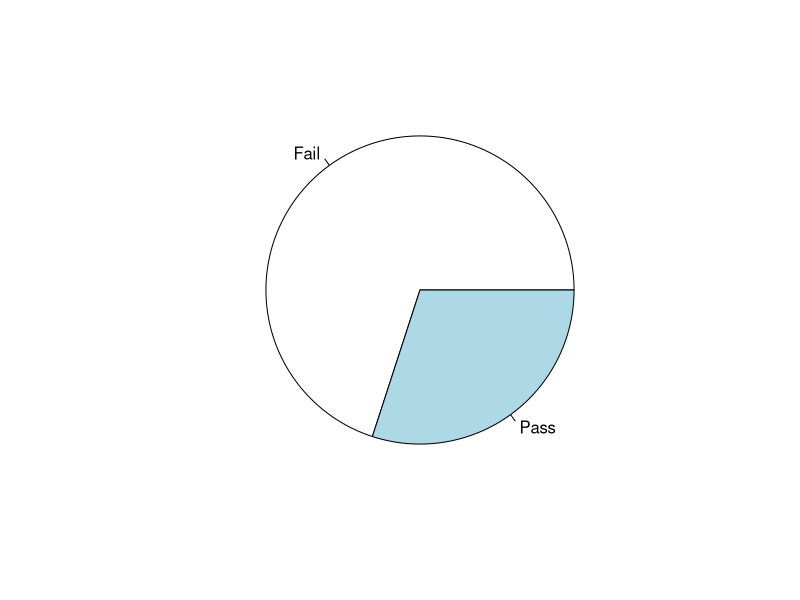

Here is the R script that generated this plot: (Note: this script raises an error after producing the figure.)
# Practise
#create random 10 dates between 01 and 30
#month - jan 
#with random years 1990 and 1994
# save in date of birth column
set.seed(1234)
(day = round(runif(10, 1, 30),0)) 
(month = 'Jan')
(year = sample(x=1990:2000,10,replace=T))  
(dob1= paste(year,month,day,sep='-'))
(dob = as.Date(dob1,'%Y-%b-%d'))
class(dob)  
#vector of student1 to student2 and give sname
(sname = paste('student',1:10, sep=''))
(marks = ceiling(runif(10,50,100)))
#put student1 to student5 to Dept1, rest in Dept2
(dept = rep(c('dept1','dept2'),each=5))
#Every alternate student gender as M or F
(gender = rep(c('M','F'),5))
(df1=data.frame(sname, dept, gender, dob,marks))

#calculate age column as on date; round of the age
(df1$agedays =  Sys.Date() - df1$dob)
(df1$age = round(as.numeric(df1$agedays)/365,0))
#create a column specify Grades A to C as follows
#A  > 80, B : 60-79 and C < 60

df1$grade = ifelse(df1$marks >= 80, 'Pass', 'Fail')
df1
#aggregate data 
aggregate(df1$age, by=list(dept, gender), mean)
#draw a pie graph for grades
pie(table(df1$grade))
#plot age vs marks 
plot(x=age , y=marks, data=df1)
#draw fit line for the plot above
abline(lm(marks ~ age, data=df1))
df1

#Array -------
# Two states hold elections gujrat, hp
# They have 3 parties - bjp, congress, aap
# Each state has 5 districts
# put values between 2 to 5 to each district of state for each party
# on random basis. use set.seed(1234)
(x=round(runif(2*3*5,2,5)))
(elections = array(x, dim=c(5,3,2)))
(state = c('gujrat','hp'))
(party = c('bjp','congress', 'aap'))
(district = paste('D',1:5,sep=''))
(dimnames(elections)= list(district, party, state))
elections

#summarise the elections
#statewise
apply(elections,3, sum)
#partywise
apply(elections,2, sum)
#state and partywise
(t1 = apply(elections,c(2,3), sum))
addmargins(t1,c(1,2),FUN=list(mean, list(sd,sum)))
#prop in each state
prop.table(t1,2)


# Built in Data Set
data("iris")
str(iris)           
dim(iris)
df2 = iris
#introduce NA values at (R,C) - (1,2), (2,4),(2,3),(1,5)
#select 4 random locations between 50 & 100 in Coln 2 using
#sample command and put NA missing values
ml = sample(50:100,4,replace=F) 
df2[ml,2] = NA
#list out the column 1 & 3 of complete cases
colSums(is.na(df2[1:4]))

sum(complete.cases(df2))
sum(!complete.cases(df2))

df2[complete.cases(df2),][c(1:5),c(1,3)]
#replace missing values in column 2 with mean of column1
df2[is.na(df2[2]),2]
mean(df2$Sepal.Length)
df2[is.na(df2[2]),2] = mean(df2$Sepal.Length)
#check if values have been changed
colSums(is.na(df2[1:4]))


#use data set mtcars 
#Find properties of dataset : structure, dimensions
#
data(mtcars)
str(mtcars)
dim(mtcars)
#plot mpg vs wt 
plot(mpg ~ wt, data=mtcars)
#draw abline for above graph
abline(lm(mpg ~ wt, data=mtcars))
#draw histogram of mpg with default settings
hist(mtcars$mpg)
#list out variables names of mtcars
names(mtcars)
#copy mtcars into another data frame df3 and use this for further calc
df3=mtcars
#convert am to factors
df3$am =factor(df3$am)
#aggregate DF by am with mean values of cols 1 to 5
aggregate(df3[1:5], by=list(df3$am), mean)
#list Df rows 25 to 30, and colns 5:8
df3[25:30,5:8]
#list DF with am=0 & cyl=4
df3[df3$am==0 & df3$cyl==4,1:4]
#List the DF in order cyl (increasing) & mpg(decreasing) - only 1st 2 column
df3[order(df3$cyl, -df3$mpg),1:2]


#Eg1: Freq Distribution #faithful - durations
duration = faithful$eruptions
range(duration)
#1.6 5.1
breaks = seq(1.5, 5.5, by=0.5)
breaks
duration.cut = cut(duration, breaks, right=FALSE)
duration.freq = table(duration.cut)
cbind(duration.freq)
#duration.freq  [1.5,2)            51  [2,2.5)            41
hist(duration,labels=T)

#Descriptive 
# Quantile Values fo Temp variable of airqualty Data Set
# 
quantile(airquality$Temp)
